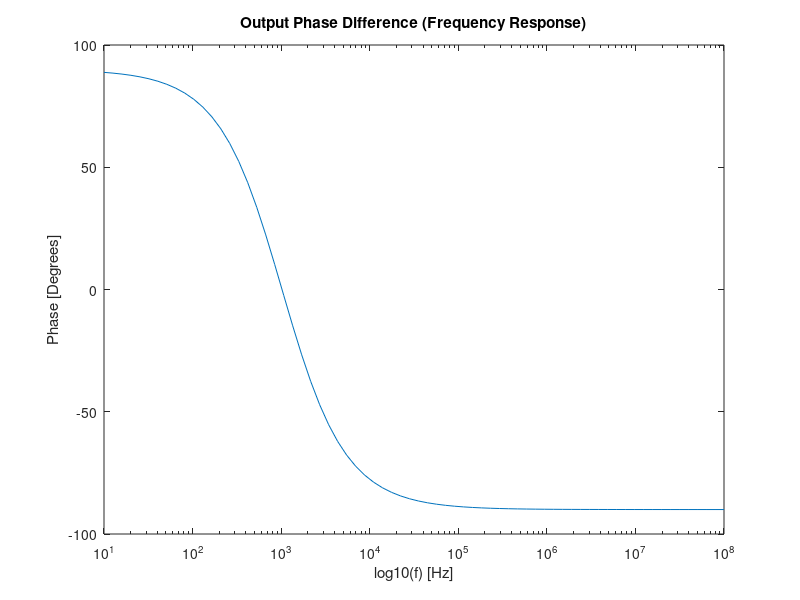
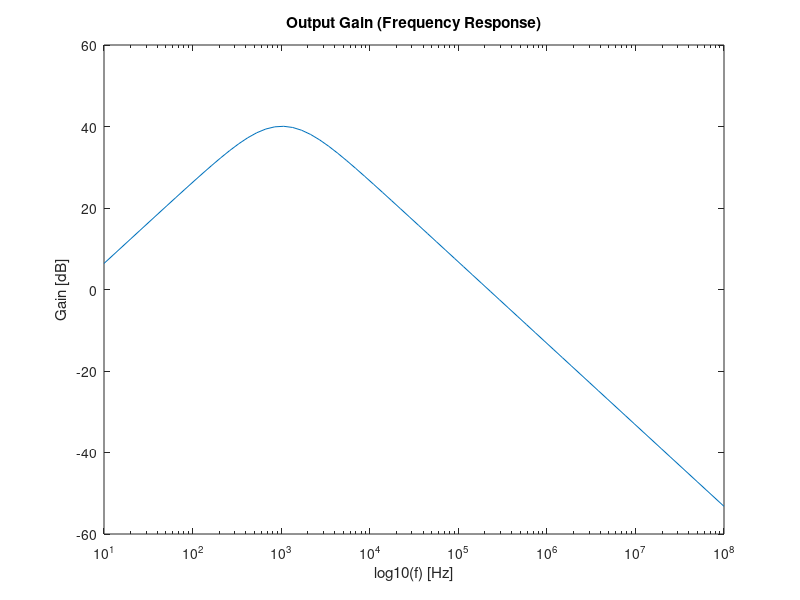

Write the MATLAB code that produced these figures, in order.
R1 = 1000
R2 = 1000
R3 = 1000
R4 = 150000
C1 = 220e-9
C2 = 110e-9

fid = fopen("initdata_tab.tex","w")
fprintf(fid, "$R_1$ & %f kOhm \\\\ \\hline \n", R1*0.001)
fprintf(fid, "$C_1$ & %f uFarad \\\\ \\hline \n", C1*1e6)
fprintf(fid, "$R_2$ & %f kOhm \\\\ \\hline \n", R2*0.001)
fprintf(fid, "$C_{21}$ & %f uFarad \\\\ \\hline \n", 2*C2*1e6)
fprintf(fid, "$C_{22}$ & %f uFarad \\\\ \\hline \n", 2*C2*1e6)
fprintf(fid, "$R_3$ & %f kOhm \\\\ \\hline \n", R3*0.001)
fprintf(fid, "$R_{4a}$ & %f kOhm \\\\ \\hline \n", 100)
fprintf(fid, "$R_{4b1}$ & %f kOhm \\\\ \\hline \n", 100)
fprintf(fid, "$R_{4b2}$ & %f kOhm \\\\ \\hline \n", 100)
fclose(fid)

f = logspace(1,8,70);
T = (R1*C1*2*pi*f*j)./(1+R1*C1*2*pi*f*j).*(1+R4/R3).*(1./(1+R2*C2*2*pi*f*j))
fig1 = figure();
semilogx(f,180*arg(T)/pi);
xlabel("log10(f) [Hz]");
ylabel("Phase [Degrees]");
title("Output Phase Difference (Frequency Response)");
print(fig1, "phase.eps", "-depsc");
fig2 = figure();
semilogx(f,20*log10(abs(T)));
xlabel("log10(f) [Hz]");
ylabel("Gain [dB]");
title("Output Gain (Frequency Response)");
print(fig2, "gain.eps", "-depsc");

wL = 1/(R1*C1)
wH = 1/(R2*C2)
wO1 = sqrt(wL*wH)
AV_HP = abs((R1*C1*j*wO1)/(1+R1*C1*j*wO1))
AV_HPdb = 20*log10(AV_HP)
AV_Amp = (1+R4/R3)
AV_Ampdb = 20*log10(AV_Amp)
AV_LP = abs(1/(1+R2*C2*j*wO1))
AV_LPdb = 20*log10(AV_LP)
AV = AV_HP*AV_Amp*AV_LP
AVdb1 = AV_HPdb + AV_Ampdb + AV_LPdb

fid = fopen("frequency_tab.tex","w")
fprintf(fid, "Lower Cut-Off Frequency & %f Hz \\\\ \\hline \n", wL/(2*pi))
fprintf(fid, "Upper Cut-Off Frequency & %f Hz \\\\ \\hline \n", wH/(2*pi))
fprintf(fid, "Central Frequency & %f Hz \\\\ \\hline \n", wO1/(2*pi))
fclose(fid)
wO=2*pi*1000
AV_HP = abs((R1*C1*j*wO)/(1+R1*C1*j*wO))
AV_HPdb = 20*log10(AV_HP)
AV_Amp = (1+R4/R3)
AV_Ampdb = 20*log10(AV_Amp)
AV_LP = abs(1/(1+R2*C2*j*wO))
AV_LPdb = 20*log10(AV_LP)
AV = AV_HP*AV_Amp*AV_LP
AVdb2 = AV_HPdb + AV_Ampdb + AV_LPdb
z_in = R1 + 1/(j*wO*C1)
z_out = R2/(1+j*wO*R2*C2)

cost = 13323.29204 + (R1+R2+R3+(R4-50000)*3)*0.001 + (C1+(C2*2)*2)*1000000
merit = 1/(cost*(abs(AV-100)+abs((wO1/(2*pi))-1000)+(1e-6)))

fid = fopen("theo_tab.tex","w")
fprintf(fid, "Gain (1 KHz) & %f \\\\ \\hline \n", AV)
fprintf(fid, "Gain (1 KHz)(dB) & %f dB \\\\ \\hline \n", AVdb2)
fprintf(fid, "Gain (calculated central frequency) (dB) & %f dB \\\\ \\hline \n", AVdb1)
fprintf(fid, "$Z_{in}$ & %f %fj Ohm \\\\ \\hline \n", real(z_in), imag(z_in))
fprintf(fid, "$Z_{in}$ modulus & %f Ohm \\\\ \\hline \n", abs(z_in))
fprintf(fid, "$Z_{in}$ phase & %f Degrees \\\\ \\hline \n", arg(z_in)*180/pi)
fprintf(fid, "$Z_{out}$ & %f %fj Ohm \\\\ \\hline \n", real(z_out), imag(z_out))
fprintf(fid, "$Z_{out}$ modulus & %f Ohm \\\\ \\hline \n", abs(z_out))
fprintf(fid, "$Z_{out}$ phase & %f Degrees \\\\ \\hline \n", arg(z_out)*180/pi)
fprintf(fid, "Cost & %fMU \\\\ \\hline \n", cost)
fprintf(fid, "Merit & %f$*10^{-6}$ \\\\ \\hline \n", merit*1000000)
fclose(fid)


wO=4545.5
AV_HP = abs((R1*C1*j*wO)/(1+R1*C1*j*wO))
AV_HPdb = 20*log10(AV_HP)
AV_Amp = (1+R4/R3)
AV_Ampdb = 20*log10(AV_Amp)
AV_LP = abs(1/(1+R2*C2*j*wO))
AV_LPdb = 20*log10(AV_LP)
AV = AV_HP*AV_Amp*AV_LP
AVdb2 = AV_HPdb + AV_Ampdb + AV_LPdb

wO= 9090.9
AV_HP = abs((R1*C1*j*wO)/(1+R1*C1*j*wO))
AV_HPdb = 20*log10(AV_HP)
AV_Amp = (1+R4/R3)
AV_Ampdb = 20*log10(AV_Amp)
AV_LP = abs(1/(1+R2*C2*j*wO))
AV_LPdb = 20*log10(AV_LP)
AV = AV_HP*AV_Amp*AV_LP
AVdb2 = AV_HPdb + AV_Ampdb + AV_LPdb
